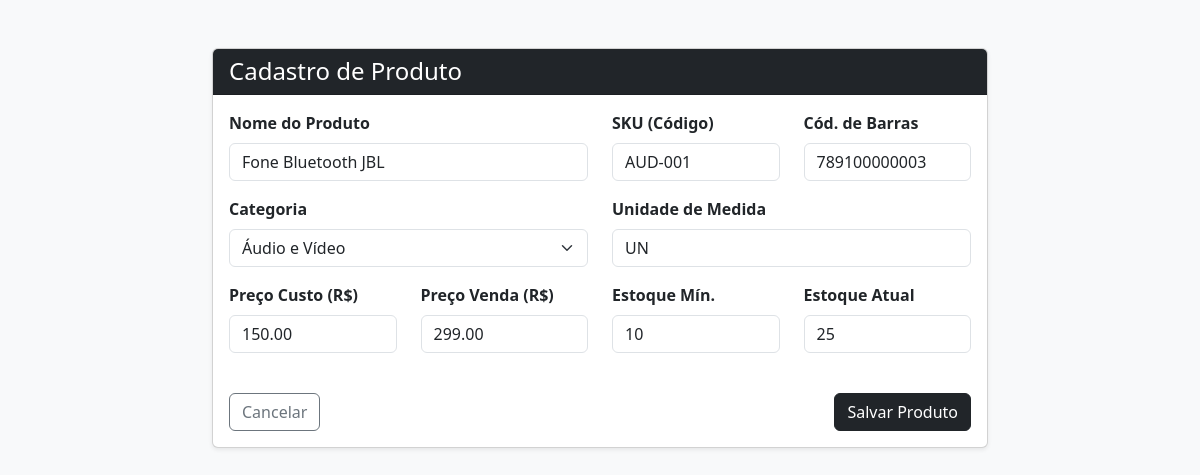
The page /produto/editar/5/ (signed in) on the database its author committed.
### estoque/models.py (models this page shows, shortened)
class Produto(models.Model):
    nome = models.CharField(max_length=200)
    sku = models.CharField(max_length=50, unique=True)
    codigo_barras = models.CharField(max_length=50, blank=True, null=True)
    categoria = models.ForeignKey(Categoria, on_delete=models.PROTECT)
    unidade_medida = models.CharField(max_length=20)
    preco_custo = models.DecimalField(max_digits=10, decimal_places=2)
    preco_venda = models.DecimalField(max_digits=10, decimal_places=2)
    estoque_minimo = models.IntegerField(default=5)
    estoque_atual = models.IntegerField(default=0)
    ativo = models.BooleanField(default=True)

### estoque/views.py (the view)
# urls.py: path('produto/editar/<int:id>/', views.editar_produto, name='editar_produto'),
@user_passes_test(is_admin)
@login_required
def editar_produto(request, id):
    produto = get_object_or_404(Produto, id=id)
    if request.method == 'POST':
        form = ProdutoForm(request.POST, instance=produto)
        if form.is_valid():
            form.save()
            return redirect('dashboard')
    else:
        form = ProdutoForm(instance=produto)
    return render(request, 'estoque/produto.html', {'form': form})

### estoque/forms.py
class ProdutoForm(forms.ModelForm):
    class Meta:
        model = Produto
        fields = ['nome', 'sku', 'codigo_barras', 'categoria', 'unidade_medida', 'preco_custo', 'preco_venda', 'estoque_minimo', 'estoque_atual']
        widgets = {
            'nome': forms.TextInput(attrs={'class': 'form-control'}),
            'sku': forms.TextInput(attrs={'class': 'form-control'}),
            'codigo_barras': forms.TextInput(attrs={'class': 'form-control', 'placeholder': 'Bipe aqui (opcional)'}),
            'categoria': forms.Select(attrs={'class': 'form-select'}),
            'unidade_medida': forms.TextInput(attrs={'class': 'form-control', 'placeholder': 'Ex: UN, KG'}),
            'preco_custo': forms.NumberInput(attrs={'class': 'form-control', 'step': '0.01'}),
            'preco_venda': forms.NumberInput(attrs={'class': 'form-control', 'step': '0.01'}),
            'estoque_minimo': forms.NumberInput(attrs={'class': 'form-control'}),
            'estoque_atual': forms.NumberInput(attrs={'class': 'form-control'}),
        }

### estoque/models.py (called while the page is built)
    def __str__(self):
        return self.nome

### estoque/views.py (called while the page is built)
def is_admin(user):
    return user.is_staff

### estoque/templates/estoque/produto.html (shortened to what this page needs)
<!DOCTYPE html>
<html lang="pt-br">
<head>
    <link href="https://cdn.jsdelivr.net/npm/bootstrap@5.3.0/dist/css/bootstrap.min.css" rel="stylesheet">
</head>
<body class="bg-light">
<div class="container mt-5" style="max-width: 800px;">
    <div class="card shadow-sm">
        <div class="card-header bg-dark text-white">
            <h4 class="mb-0">Cadastro de Produto</h4>
        </div>
        <div class="card-body">
            <form method="POST">
                <div class="row">
                    <div class="col-md-6 mb-3">
                        <label class="form-label fw-bold">Nome do Produto</label>
                        {{ form.nome }}
                    </div>
                    <div class="col-md-3 mb-3">
                        <label class="form-label fw-bold">SKU (Código)</label>
                        {{ form.sku }}
                    </div>
                    <div class="col-md-3 mb-3">
                        <label class="form-label fw-bold">Cód. de Barras</label>
                        {{ form.codigo_barras }}
                    </div>
                </div>
                <div class="row">
                    <div class="col-md-6 mb-3">
                        <label class="form-label fw-bold">Categoria</label>
                        {{ form.categoria }}
                    </div>
                    <div class="col-md-6 mb-3">
                        <label class="form-label fw-bold">Unidade de Medida</label>
                        {{ form.unidade_medida }}
                    </div>
                </div>
                <div class="row">
                    <div class="col-md-3 mb-3">
                        <label class="form-label fw-bold">Preço Custo (R$)</label>
                        {{ form.preco_custo }}
                    </div>
                    <div class="col-md-3 mb-3">
                        <label class="form-label fw-bold">Preço Venda (R$)</label>
                        {{ form.preco_venda }}
                    </div>
                    <div class="col-md-3 mb-3">
                        <label class="form-label fw-bold">Estoque Mín.</label>
                        {{ form.estoque_minimo }}
                    </div>
                    <div class="col-md-3 mb-3">
                        <label class="form-label fw-bold">Estoque Atual</label>
                        {{ form.estoque_atual }}
                    </div>
                </div>
                <div class="d-flex justify-content-between mt-4">
                    <a href="/" class="btn btn-outline-secondary">Cancelar</a>
                    <button type="submit" class="btn btn-dark">Salvar Produto</button>
                </div>
            </form>
        </div>
    </div>
</div>
</body>
</html>

### rows shown on the page
Produto: nome "Fone Bluetooth JBL", sku "AUD-001", codigo_barras "789100000003", categoria "Áudio e Vídeo", unidade_medida "UN", preco_custo "150.00", preco_venda "299.00", estoque_minimo "10", estoque_atual "25"
